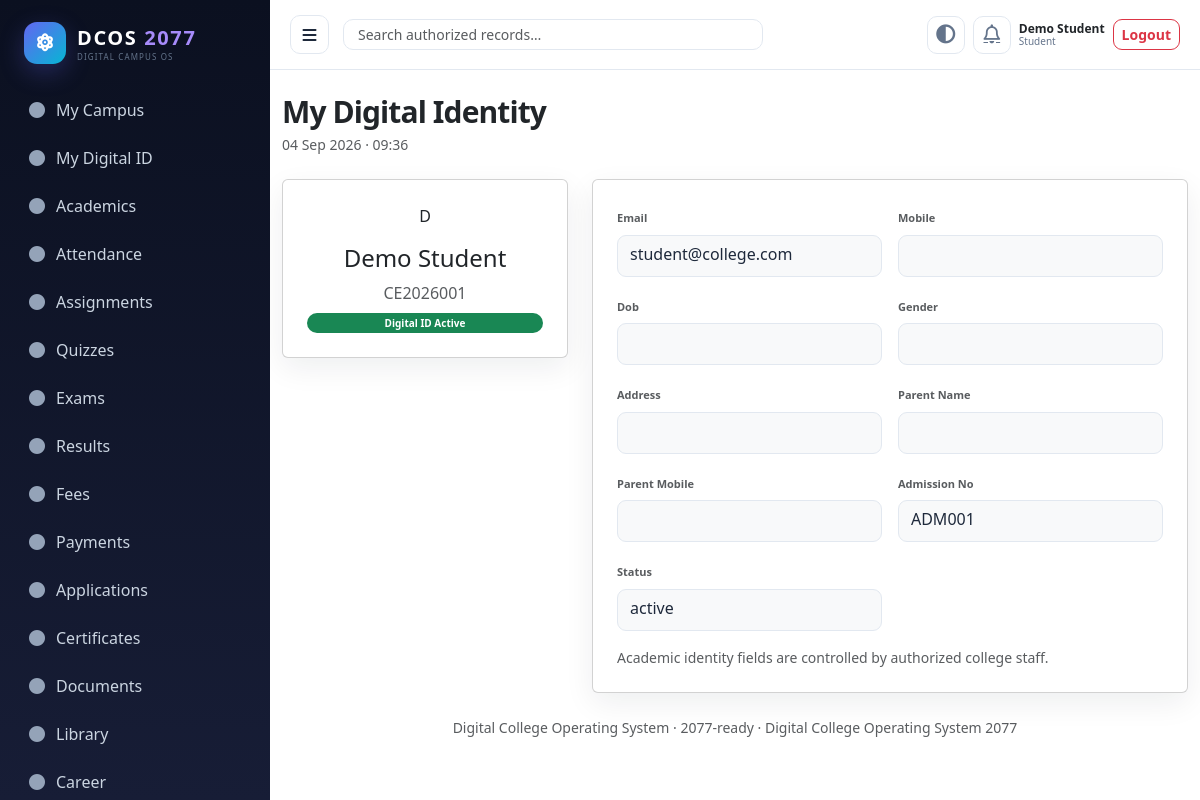
The page /student/profile.php (signed in) on the database its author committed.
### tables this page shows
CREATE TABLE students(id INT AUTO_INCREMENT PRIMARY KEY,user_id INT UNIQUE NOT NULL,enrollment_no VARCHAR(60) UNIQUE,admission_no VARCHAR(60) UNIQUE,dob DATE NULL,gender VARCHAR(30),mobile VARCHAR(30),address TEXT,parent_name VARCHAR(150),parent_mobile VARCHAR(30),department_id INT NOT NULL,branch_id INT NOT NULL,course_id INT NOT NULL,academic_year_id INT NOT NULL,semester_id INT NOT NULL,division_id INT NOT NULL,admission_date DATE,status ENUM('active','inactive','graduated','suspended','left') DEFAULT 'active',FOREIGN KEY(user_id) REFERENCES users(id) ON DELETE CASCADE,FOREIGN KEY(department_id) REFERENCES departments(id),FOREIGN KEY(branch_id) REFERENCES branches(id),FOREIGN KEY(course_id) REFERENCES courses(id),FOREIGN KEY(academic_year_id) REFERENCES academic_years(id),FOREIGN KEY(semester_id) REFERENCES semesters(id),FOREIGN KEY(division_id) REFERENCES divisions(id));

CREATE TABLE users(id INT AUTO_INCREMENT PRIMARY KEY,role_id INT NOT NULL,name VARCHAR(150) NOT NULL,email VARCHAR(190) UNIQUE NOT NULL,password_hash VARCHAR(255) NOT NULL,status ENUM('active','inactive','suspended') DEFAULT 'active',profile_photo VARCHAR(255),last_login_at DATETIME NULL,created_at TIMESTAMP DEFAULT CURRENT_TIMESTAMP,updated_at TIMESTAMP DEFAULT CURRENT_TIMESTAMP ON UPDATE CURRENT_TIMESTAMP,FOREIGN KEY(role_id) REFERENCES roles(id));

### config/app.php (called while the page is built)
<?php
return [
 'name'=>'Digital College Operating System 2077',
 'base_url'=>'/college_management',
 'timezone'=>'Asia/Kolkata',
 'session_timeout'=>3600,
 'upload_max_bytes'=>20*1024*1024,
 'ai_provider'=>getenv('CMS_AI_PROVIDER') ?: 'local',
 'ai_api_key'=>getenv('CMS_AI_API_KEY') ?: '',
 'mail_from'=>getenv('CMS_MAIL_FROM') ?: 'no-reply@college.local',
 'demo_mode'=>true,
];

### includes/bootstrap.php (called while the page is built, shortened)
<?php
$app=require __DIR__.'/../config/app.php';date_default_timezone_set($app['timezone']);define('BASE_URL',$app['base_url']);
require_once __DIR__.'/../config/database.php';require_once __DIR__.'/../helpers/security.php';require_once __DIR__.'/../helpers/auth.php';require_once __DIR__.'/../helpers/ui.php';foreach(glob(__DIR__.'/../services/*.php') as $f)require_once $f;

### helpers/auth.php (called while the page is built, shortened)
<?php
function current_user(){return $_SESSION['user']??null;}

### helpers/security.php (called while the page is built, shortened)
<?php
function e($v){return htmlspecialchars((string)$v,ENT_QUOTES,'UTF-8');}

### config/database.php (called while the page is built, shortened)
<?php
function db(): PDO {
    $host=getenv('CMS_DB_HOST') ?: '127.0.0.1'; $name=getenv('CMS_DB_NAME') ?: 'college_management';
    $user=getenv('CMS_DB_USER') ?: 'root'; $pass=getenv('CMS_DB_PASS') ?: '';
    $dsn="mysql:host={$host};dbname={$name};charset=utf8mb4";
    $pdo=new PDO($dsn,$user,$pass,[PDO::ATTR_ERRMODE=>PDO::ERRMODE_EXCEPTION,PDO::ATTR_DEFAULT_FETCH_MODE=>PDO::FETCH_ASSOC,PDO::ATTR_EMULATE_PREPARES=>false]);
    return $pdo;
}

### student/profile.php (the view)
<?php require_once __DIR__.'/../includes/bootstrap.php';require_role('Student');$u=current_user();$q=db()->prepare('SELECT u.name,u.email,u.profile_photo,s.* FROM users u JOIN students s ON s.user_id=u.id WHERE u.id=?');$q->execute([$u['id']]);$s=$q->fetch();page_top('My Digital Identity');?><div class="row g-4"><div class="col-lg-4"><div class="card p-4 text-center"><div class="avatar-xl mx-auto mb-3"><?=e(strtoupper(substr($s['name'],0,1)))?></div><h4><?=e($s['name'])?></h4><div class="text-muted"><?=e($s['enrollment_no'])?></div><span class="badge bg-success mt-2">Digital ID Active</span></div></div><div class="col-lg-8"><div class="card p-4"><div class="row g-3"><?php foreach(['email','mobile','dob','gender','address','parent_name','parent_mobile','admission_no','status'] as $f):?><div class="col-md-6"><label class="form-label text-muted"><?=e(ucwords(str_replace('_',' ',$f)))?></label><div class="form-control bg-light"><?=e($s[$f]??'')?></div></div><?php endforeach;?></div><p class="small text-muted mt-3 mb-0">Academic identity fields are controlled by authorized college staff.</p></div></div></div><?php page_bottom();

### helpers/ui.php (shortened to what this page needs)
<?php
function page_top($title='DCOS 2077',$fluid=true){global $app;$u=current_user();$base=$app['base_url'];?><!doctype html><html lang="en"><head><meta charset="utf-8"><meta name="viewport" content="width=device-width,initial-scale=1"><meta name="csrf-token" content="<?=e(csrf_token())?>"><title><?=e($title)?> · DCOS 2077</title><link rel="preconnect" href="https://fonts.googleapis.com"><link rel="preconnect" href="https://fonts.gstatic.com" crossorigin><link href="https://fonts.googleapis.com/css2?family=Inter:wght@400;500;600;700;800;900&display=swap" rel="stylesheet"><link rel="stylesheet" href="https://cdnjs.cloudflare.com/ajax/libs/font-awesome/6.5.2/css/all.min.css"><link rel="stylesheet" href="<?=$base?>/assets/css/app.css"><link href="https://cdn.jsdelivr.net/npm/bootstrap@5.3.3/dist/css/bootstrap.min.css" rel="stylesheet"><script defer src="https://cdn.jsdelivr.net/npm/bootstrap@5.3.3/dist/js/bootstrap.bundle.min.js"></script><script defer src="<?=$base?>/assets/js/app.js"></script></head><body><div class="app-shell"><div class="sidebar-overlay"></div><aside class="sidebar" id="sidebar"><div class="brand-wrap"><div class="brand-mark"><i class="fa-solid fa-atom"></i></div><div><div class="brand">DCOS <span>2077</span></div><div class="brand-mini">DIGITAL CAMPUS OS</div></div></div><?php nav_menu();?></aside><section class="content"><nav class="topbar"><button class="nav-toggle" data-sidebar-toggle aria-label="Open navigation"><i class="fa-solid fa-bars"></i></button><div class="global-search"><input id="globalSearch" class="form-control form-control-sm" placeholder="Search authorized records…"></div><div class="ms-auto d-flex align-items-center gap-2"><button class="icon-btn" type="button" data-theme-toggle aria-label="Toggle theme"><i class="fa-solid fa-circle-half-stroke"></i></button><a class="icon-btn" href="<?=$base?>/notifications.php" aria-label="Notifications"><i class="fa-regular fa-bell"></i></a><div class="user-chip"><strong><?=e($u['name']??'Guest')?></strong><small><?=e($u['role_name']??'')?></small></div><a href="<?=$base?>/auth/logout.php" class="btn btn-sm btn-outline-danger">Logout</a></div></nav><main class="container-fluid py-4"><div class="d-flex justify-content-between align-items-center mb-4"><div><h1 class="page-title mb-1"><?=e($title)?></h1><div class="small text-muted"><?=date('d M Y · H:i')?></div></div></div><?php }
function page_bottom(){global $app;?><footer class="text-center small text-muted py-4">Digital College Operating System · 2077-ready · <?=e($app['name'])?></footer></main></section></div></body></html><?php }
function nav_menu(){global $app;$r=current_user()['role_name']??'';$sets=[
''=>[''=>'',''=>'',''=>'',''=>'',''=>'',''=>'',''=>'',''=>'',''=>'',''=>'',''=>'',''=>'',''=>'',''=>'',''=>'',''=>'',''=>'',''=>'',''=>''],
''=>[''=>'',''=>'',''=>'',''=>'',''=>'',''=>'',''=>'',''=>'',''=>'',''=>'',''=>'',''=>'',''=>'',''=>'',''=>''],
'Principal'=>['/principal/index.php'=>'Executive Dashboard','/admin/reports.php'=>'Institution Reports','/admin/entity.php?e=applications'=>'Approvals','/admin/entity.php?e=certificates'=>'Certificates','/admin/documents.php'=>'Documents'],
'HOD'=>['/hod/index.php'=>'Department Dashboard','/hod/workload.php'=>'Faculty Workload','/admin/entity.php?e=subjects'=>'Subjects','/admin/entity.php?e=applications'=>'Approvals'],
''=>[''=>'',''=>'',''=>'',''=>'',''=>'',''=>'',''=>''],
'Examination Officer'=>['/examination/index.php'=>'Exam Office','/examination/exams.php'=>'Exam Scheduler','/examination/marks.php'=>'Marks & Results','/admin/entity.php?e=exam_registrations'=>'Registrations'],
'Accounts Officer'=>['/accounts/index.php'=>'Accounts Dashboard','/accounts/fees.php'=>'Fees','/accounts/payments.php'=>'Payments','/accounts/scholarships.php'=>'Scholarships'],
'Librarian'=>['/library/index.php'=>'Library Dashboard','/library/books.php'=>'Book Catalog','/library/transactions.php'=>'Circulation','/library/reservations.php'=>'Reservations'],
'Placement Officer'=>['/placement/index.php'=>'Placement Dashboard','/placement/companies.php'=>'Companies','/placement/jobs.php'=>'Jobs','/placement/internships.php'=>'Internships'],
''=>[''=>'',''=>'',''=>'',''=>'',''=>'',''=>'',''=>'',''=>'',''=>'',''=>'',''=>'',''=>'',''=>'',''=>'',''=>'',''=>'',''=>'',''=>'',''=>'',''=>'',''=>''],
'Parent/Guardian'=>['/parent/index.php'=>'Parent Portal','/parent/attendance.php'=>'Attendance','/parent/results.php'=>'Results','/parent/fees.php'=>'Fees','/parent/notifications.php'=>'Alerts'],
'Reception/Operator'=>['/reception/index.php'=>'Front Desk','/admin/admissions.php'=>'Admissions & Enrollment','/admin/entity.php?e=applications'=>'Applications'],
'IT/System Administrator'=>['/it/index.php'=>'System Health','/admin/entity.php?e=users'=>'Users','/admin/entity.php?e=activity_logs'=>'Audit Logs','/admin/backup.php'=>'Backup & Restore'],
];foreach(($sets[$r]??['/dashboard.php'=>'Dashboard']) as $p=>$label)echo '<a class="nav-item" href="'.$app['base_url'].$p.'"><i class="fa-solid fa-circle"></i><span>'.e($label).'</span></a>';
}

### assets/css/app.css (style rules this page uses)
:root { --primary:#4f46e5;--primary2:#6366f1;--secondary:#0ea5e9;--success:#10b981;--warning:#f59e0b;--danger:#ef4444;--info:#06b6d4;--bg:#f8fafc;--panel:#fff;--ink:#1e293b;--muted:#64748b;--line:#e2e8f0;--dark:#0f172a;--sidebar:#0b1020;--sidebar2:#171d36;--radius:14px;--shadow:0 10px 30px rgba(15,23,42,.07);--shadow-lg:0 24px 70px rgba(15,23,42,.15) }
* { box-sizing:border-box }
html { scroll-behavior:smooth }
body { margin:0;background:var(--bg);color:var(--ink);font-family:Inter,ui-sans-serif,system-ui,-apple-system,BlinkMacSystemFont,"Segoe UI",Roboto,Arial,sans-serif;font-size:14px;line-height:1.55 }
a { color:inherit;text-decoration:none }
button,input,select,textarea { font:inherit }
.app-shell { display:flex;min-height:100vh }
.sidebar { width:270px;background:linear-gradient(180deg,var(--sidebar),var(--sidebar2));color:#fff;padding:20px 16px;position:sticky;top:0;height:100vh;overflow:auto;z-index:50;transition:.25s }
.brand { font-weight:900;letter-spacing:.08em;font-size:21px;margin:2px 8px 24px }
.brand span { color:#a78bfa }
.nav-item { display:flex;align-items:center;gap:10px;color:#cbd5e1;text-decoration:none;padding:10px 12px;border-radius:10px;margin:4px 0;transition:.2s }
.content { flex:1;min-width:0 }
.topbar { height:70px;background:rgba(255,255,255,.94);backdrop-filter:blur(10px);border-bottom:1px solid var(--line);display:flex;align-items:center;padding:0 20px;gap:14px;position:sticky;top:0;z-index:40 }
.global-search { max-width:460px;flex:1 }
.global-search input { border-radius:10px!important }
.user-chip { display:flex;flex-direction:column;line-height:1.1 }
.user-chip strong { font-size:12px }
.user-chip small { color:var(--muted);font-size:10px }
.icon-btn { font-size:19px }
.page-title { font-size:30px;font-weight:800;letter-spacing:-.03em }
.card { border:1px solid var(--line);box-shadow:var(--shadow);border-radius:var(--radius);background:var(--panel) }
.btn { border-radius:9px!important;font-weight:600!important }
.form-control,.form-select { border:1px solid var(--line)!important;border-radius:9px!important;background:var(--panel)!important;color:var(--ink)!important;min-height:42px }
.form-label { font-size:11px;font-weight:700;color:var(--dark);margin-bottom:6px }
.badge { border-radius:999px!important;padding:5px 9px!important;font-size:10px!important }
.brand-wrap { display:flex;align-items:center;gap:11px;margin:2px 8px 24px }
.brand-mark { width:42px;height:42px;border-radius:13px;display:grid;place-items:center;background:linear-gradient(135deg,#6366f1,#06b6d4);box-shadow:0 8px 24px rgba(99,102,241,.28);font-size:18px }
.brand { margin:0;font-size:20px;letter-spacing:.08em }
.brand-mini { color:#64748b;font-size:8px;letter-spacing:.14em;margin-top:-2px }
.nav-item i { width:18px;text-align:center;color:#94a3b8 }
.nav-toggle { width:39px;height:39px;border:1px solid var(--line);border-radius:10px;background:var(--panel);color:var(--ink);display:grid;place-items:center }
.global-search { position:relative;max-width:420px }
.global-search input { padding-left:14px!important }
.icon-btn { width:38px;height:38px;border:1px solid var(--line);border-radius:10px;background:var(--panel);display:grid;place-items:center;color:var(--muted);transition:.2s }

### rows shown on the page
students: user.name "Demo Student", user.name "D", enrollment_no "CE2026001", user.email "student@college.com", admission_no "ADM001", status "active"

### other values the page prints
$label "My Campus"
$label "My Digital ID"
$label "Academics"
$label "Attendance"
$label "Assignments"
$label "Quizzes"
$label "Exams"
$label "Results"
$label "Fees"
$label "Payments"
$label "Applications"
$label "Certificates"
$label "Documents"
$label "Library"
$label "Career"
